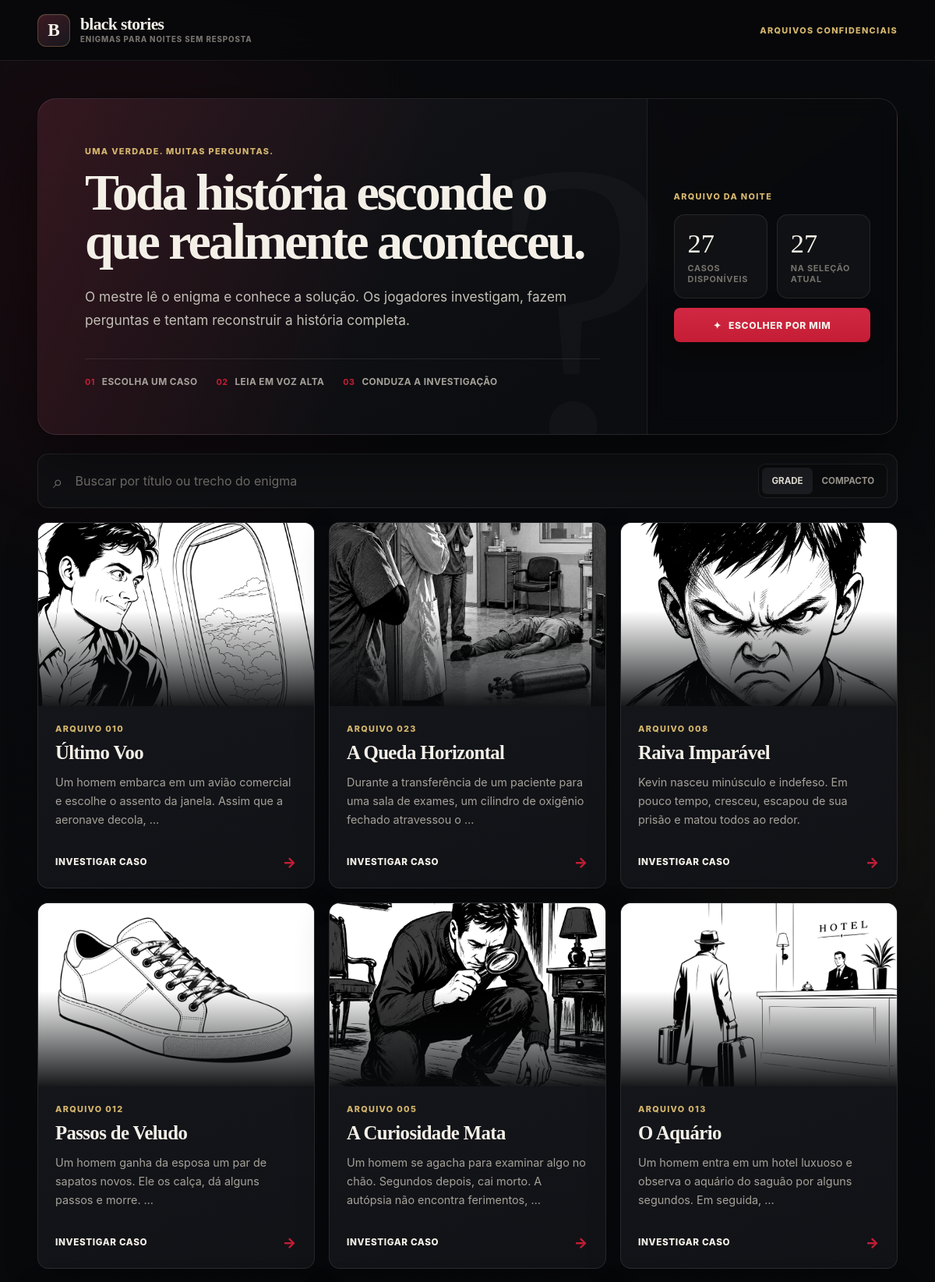
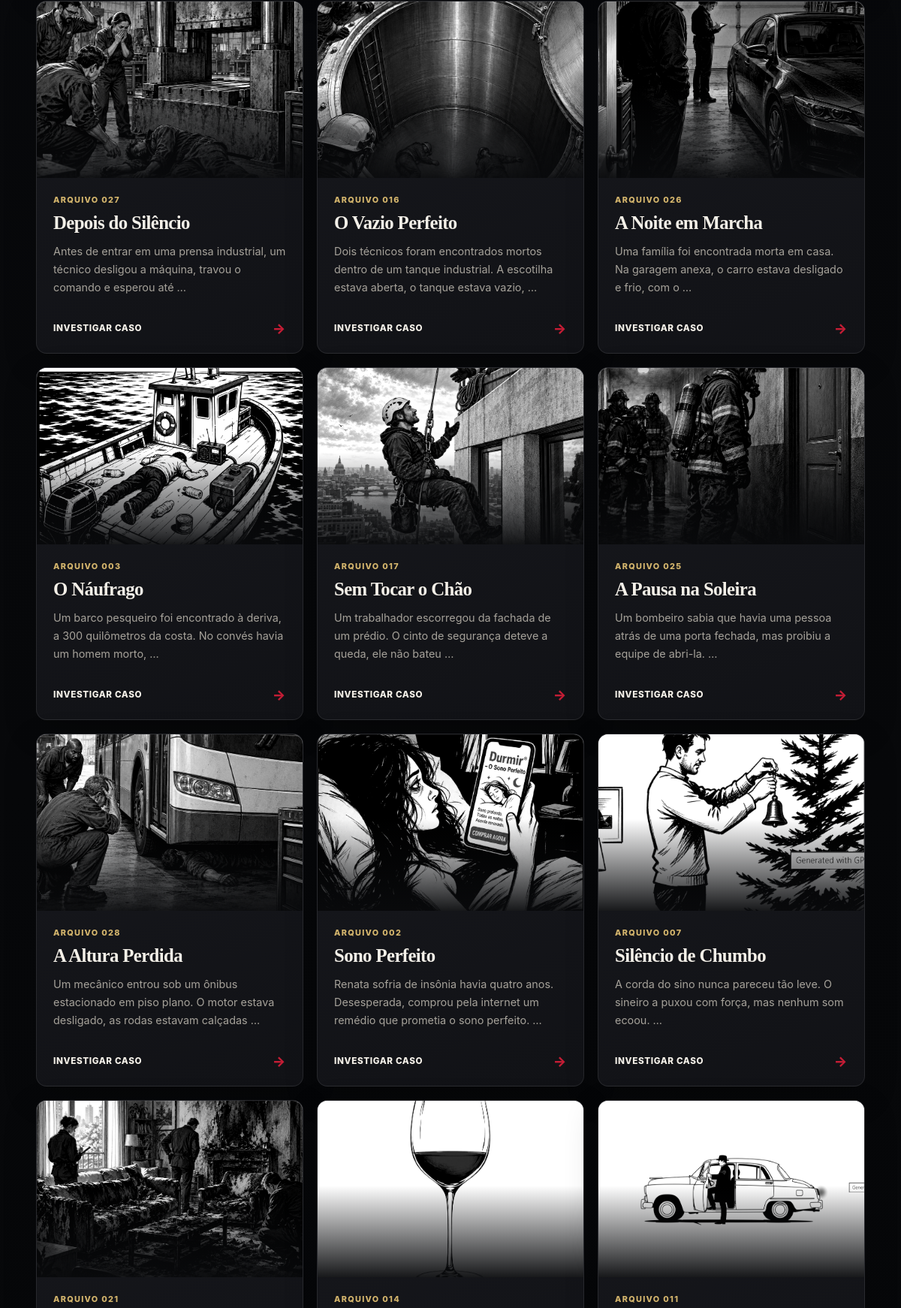
The page / (upper part) on the database its author committed (2 pictures, top to bottom).
### stories/models.py (models this page shows, shortened)
class Story(models.Model):
    title = models.CharField(max_length=200)
    description = models.TextField()
    image = models.ImageField(upload_to='stories/')
    answer = models.TextField()
    resolution_image = models.ImageField(upload_to='stories/', null=True, blank=True)
    created_at = models.DateTimeField(auto_now_add=True)
    class Meta:
        verbose_name = 'Story'
        verbose_name_plural = 'Stories'

### stories/views.py (the view)
def story_index(request):
    stories = Story.objects.only(
        "id",
        "title",
        "description",
        "image",
        "created_at",
    ).order_by("?")
    return render(
        request,
        "story_index.html",
        {"stories": stories},
    )

### templates/story_index.html (shortened to what this page needs)
{% extends 'base.html' %}
{% block content %}
<section class="index-container case-library" data-case-library>
    {% if stories %}
        <div class="library-hero">
            <div class="library-copy">
                <span class="section-label">
                    uma verdade. muitas perguntas.
                </span>
                <h1>
                    Toda história esconde o que realmente aconteceu.
                </h1>
                <p>
                    O mestre lê o enigma e conhece a solução. Os jogadores investigam, fazem perguntas e tentam reconstruir a história completa.
                </p>
                <div class="ritual-steps" aria-label="Como jogar">
                    <div><strong>01</strong><span>Escolha um caso</span></div>
                    <div><strong>02</strong><span>Leia em voz alta</span></div>
                    <div><strong>03</strong><span>Conduza a investigação</span></div>
                </div>
            </div>
            <div class="library-panel">
                <span class="panel-eyebrow">arquivo da noite</span>
                <div class="library-stat">
                    <strong>{{ stories|length }}</strong>
                    <span>casos disponíveis</span>
                </div>
                <div class="library-stat">
                    <strong data-visible-count>{{ stories|length }}</strong>
                    <span>na seleção atual</span>
                </div>
                <button class="random-case-btn" type="button" data-random-case>
                    <span aria-hidden="true">✦</span>
                    Escolher por mim
                </button>
            </div>
        </div>
        <div class="library-toolbar" role="search">
            <label class="search-field" for="case-search">
                <span aria-hidden="true">⌕</span>
                <input
                    id="case-search"
                    type="search"
                    placeholder="Buscar por título ou trecho do enigma"
                    autocomplete="off"
                    data-case-search
                >
            </label>
            <div class="view-toggle" aria-label="Modo de visualizacao">
                <button class="is-active" type="button" data-view-mode="grid">
                    Grade
                </button>
                <button type="button" data-view-mode="compact">
                    Compacto
                </button>
            </div>
        </div>
        <div class="stories-grid premium-grid" data-case-grid>
            {% for story in stories %}
                <a
                    href="{% url 'stories:detail' story.id %}"
                    class="story-card-link premium-case"
                    data-case-card
                    data-search="{{ story.title|lower }} {{ story.description|lower }}"
                >
                    <article class="story-card-index">
                        <div class="story-card-image">
                            <img
                                src="{{ story.image.url }}"
                                alt="{{ story.title }}"
                                loading="lazy"
                            >
                        </div>
                        <div class="story-card-info">
                            <span class="case-number">
                                arquivo {{ story.id|stringformat:"03d" }}
                            </span>
                            <h3>{{ story.title }}</h3>
                            <p class="story-preview">
                                {{ story.description|truncatewords:18 }}
                            </p>
                            <span class="story-link-text">
                                Investigar caso <span aria-hidden="true">→</span>
                            </span>
                        </div>
                    </article>
                </a>
            {% endfor %}
        </div>
    {% endif %}
</section>
{% endblock %}

### templates/base.html (shortened to what this page needs)
{% load static %}
<!DOCTYPE html>
<html lang="pt-br">
<head>
    <link
        rel="stylesheet"
        href="{% static 'css/premium.css' %}?v=20260918"
    >
</head>
<body>
    <div class="page-texture"></div>
    <header class="site-header">
        <a
            href="{% url 'stories:index' %}"
            class="brand"
        >
            <span class="brand-symbol" aria-hidden="true">B</span>
            <span class="brand-copy">
                <span class="brand-main">black stories</span>
                <span class="brand-side">enigmas para noites sem resposta</span>
            </span>
        </a>
        <div class="header-actions">
            <span class="brand-mark">
                arquivos confidenciais
            </span>
        </div>
    </header>
    <main class="main-shell">
        {% block content %}
        {% endblock %}
    </main>
</body>
</html>

### rows shown on the page
Story: image (picture), id "010", title "Último Voo", description "Um homem embarca em um avião comercial e escolhe o assento da janela. Assim que a aeronave decola, …"
Story: image (picture), id "023", title "A Queda Horizontal", description "Durante a transferência de um paciente para uma sala de exames, um cilindro de oxigênio fechado atravessou o …"
Story: image (picture), id "008", title "Raiva Imparável", description "Kevin nasceu minúsculo e indefeso. Em pouco tempo, cresceu, escapou de sua prisão e matou todos ao redor."
Story: image (picture), id "012", title "Passos de Veludo", description "Um homem ganha da esposa um par de sapatos novos. Ele os calça, dá alguns passos e morre. …"
Story: image (picture), id "005", title "A Curiosidade Mata", description "Um homem se agacha para examinar algo no chão. Segundos depois, cai morto. A autópsia não encontra ferimentos, …"
Story: image (picture), id "013", title "O Aquário", description "Um homem entra em um hotel luxuoso e observa o aquário do saguão por alguns segundos. Em seguida, …"
Story: image (picture), id "027", title "Depois do Silêncio", description "Antes de entrar em uma prensa industrial, um técnico desligou a máquina, travou o comando e esperou até …"
Story: image (picture), id "016", title "O Vazio Perfeito", description "Dois técnicos foram encontrados mortos dentro de um tanque industrial. A escotilha estava aberta, o tanque estava vazio, …"
Story: image (picture), id "026", title "A Noite em Marcha", description "Uma família foi encontrada morta em casa. Na garagem anexa, o carro estava desligado e frio, com o …"
Story: image (picture), id "003", title "O Náufrago", description "Um barco pesqueiro foi encontrado à deriva, a 300 quilômetros da costa. No convés havia um homem morto, …"
Story: image (picture), id "017", title "Sem Tocar o Chão", description "Um trabalhador escorregou da fachada de um prédio. O cinto de segurança deteve a queda, ele não bateu …"
Story: image (picture), id "025", title "A Pausa na Soleira", description "Um bombeiro sabia que havia uma pessoa atrás de uma porta fechada, mas proibiu a equipe de abri-la. …"
Story: image (picture), id "028", title "A Altura Perdida", description "Um mecânico entrou sob um ônibus estacionado em piso plano. O motor estava desligado, as rodas estavam calçadas …"
Story: image (picture), id "002", title "Sono Perfeito", description "Renata sofria de insônia havia quatro anos. Desesperada, comprou pela internet um remédio que prometia o sono perfeito. …"
Story: image (picture), id "007", title "Silêncio de Chumbo", description "A corda do sino nunca pareceu tão leve. O sineiro a puxou com força, mas nenhum som ecoou. …"
Story: image (picture), id "021"
Story: image (picture), id "014"
Story: image (picture), id "011"

### other values the page prints
{{ stories|length }} "27"
